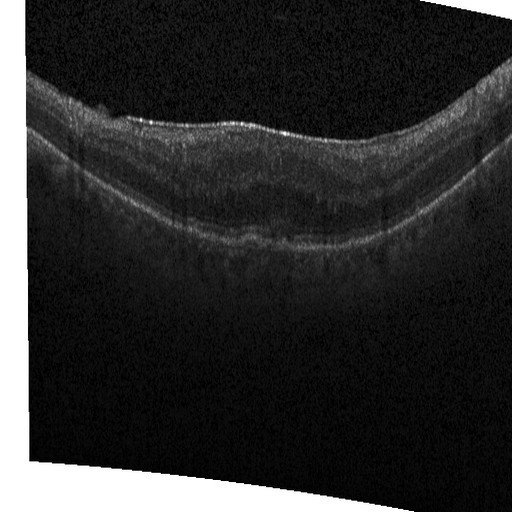
#> input picture src/data/Original_Data/train/DME/DME-224974-1.jpeg, 512 x 512 px; its folder holds only this picture in this run
$ jupyter execute --allow-errors 'task_2_v0 (9).ipynb'
#> lines starting #> are read from the running program, lines starting #| are printed output that depends on the picture; after the words box and inside, x2 and y2 are one past the last pixel; in counts of white or black regions, pixels touching at a corner belong together
[cell 1]
import numpy as np
import cv2
import matplotlib.pyplot as plt

[cell 2]
from glob import glob
from skimage.color import rgb2gray

[cell 3]
train_files = np.array(glob("train/*/*"))

[cell 4]
len(train_files)

[cell 5]
train_files[0]

[cell 6]
img = cv2.imread(train_files[0])
#> img is the input picture: shape (512, 512, 3); min 0, max 255, mean 46.2

[cell 7]
plt.imshow(img)

[cell 8]
# apply gray scale filter
gray = cv2.cvtColor(img, cv2.COLOR_BGR2GRAY)

[cell 9]
plt.imshow(gray,cmap='gray')

[cell 10]
# apply threshold filter
thresh, binary = cv2.threshold(gray, 127, 255, cv2.THRESH_BINARY+cv2.THRESH_OTSU)
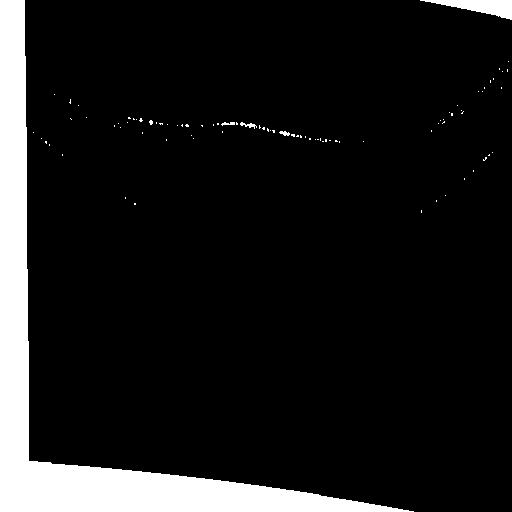
#> binary: shape (512, 512); 10.2% white; 88 white regions (83 under 20 px), largest, box (x1, y1, x2, y2) and area: (0, 0, 414, 512) 25366, (420, 0, 512, 20) 888, (240, 122, 257, 129) 50, (279, 131, 290, 136) 35, (221, 122, 235, 126) 34
#> thresh = 137

[cell 11]
plt.imshow(binary,cmap='gray')

[cell 12]
# initialize a kernel and apply morphology filter

kernel = np.ones((2, 2), np.uint8)

morphology = cv2.morphologyEx(binary, cv2.MORPH_OPEN, kernel)
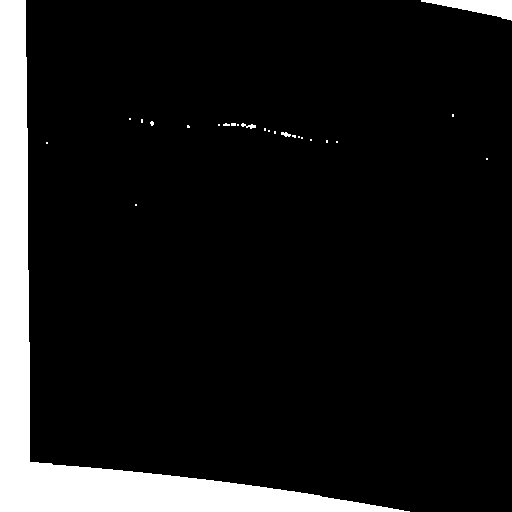
#> morphology: shape (512, 512); 10.2% white; 25 white regions (21 under 20 px)

[cell 13]
plt.imshow(morphology,cmap='gray')

[cell 14]
# find and contour blobs

contours, hierarchy = cv2.findContours(morphology, cv2.RETR_TREE, cv2.CHAIN_APPROX_NONE)
#> contours = 25 contours, 21 with area under 20; largest, box (x1, y1, x2, y2) and area: (0, 0, 410, 512) 24595, (421, 0, 512, 21) 856, (241, 123, 256, 129) 26, (281, 132, 291, 137) 22

contoured = img.copy()

cv2.drawContours(contoured, contours, -1, (0, 255, 0), 3)
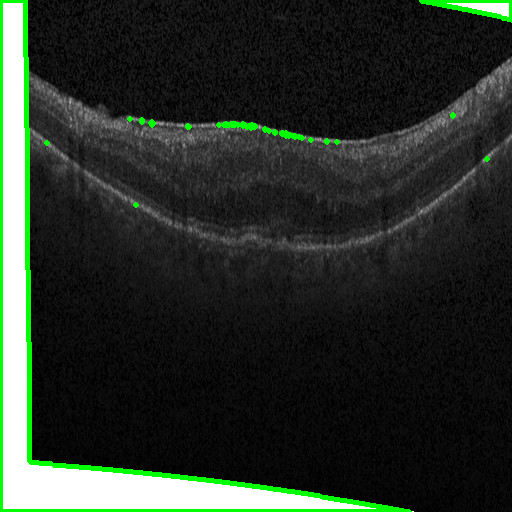
#> contoured: shape (512, 512, 3); 3.23% of pixels changed, all inside (x1, y1, x2, y2) = (0, 0, 512, 512)

[cell 15]
plt.imshow(contoured )

[cell 16]
# crop the empty boundaries from the extracted biggest blob image

biggest_blob = sorted(contours, key=cv2.contourArea, reverse=True)
#> biggest_blob has the same summary as contours

for c in biggest_blob:
    x,y,w,h = cv2.boundingRect(c)
    result = morphology[y:y+h, x:x+w]
    break
#> this loop made 1 pass
#> pass 1, `result = morphology[y:y+h, x:x+w]`:
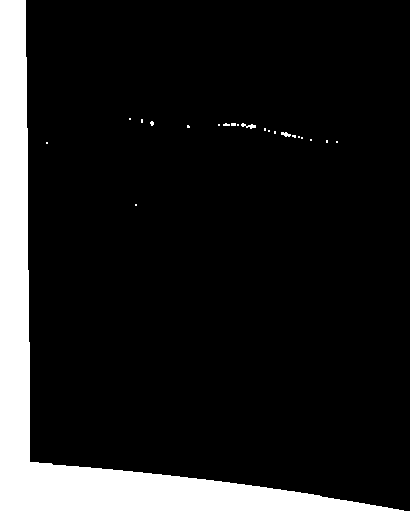
#> result: shape (512, 410); 12.2% white; 22 white regions (19 under 20 px), largest, box (x1, y1, x2, y2) and area: (0, 0, 410, 512) 25489, (241, 123, 256, 129) 44, (281, 132, 291, 137) 33

[cell 17]
plt.imshow(result, cmap='gray')

[cell 18]
# Width and heigth the image
height, width = result.shape
#> height = 512; width = 410

[cell 19]
# Sum the value lines
vertical_px = np.sum(result, axis=0)
#> vertical_px = 410 values, max 130560 at index 0, min 255 at index 404, mean 15981.7

[cell 20]
normalize=vertical_px/255
#> normalize = 410 values, max 512 at index 0, min 1 at index 404, mean 62.67

[cell 21]
# create a black image with zeros
blankImage = np.zeros_like(result)

[cell 22]
# Make the vertical projection histogram
for idx, value in enumerate(normalize):
    cv2.line(blankImage, (idx, 0), (idx, height-int(value)), (255,255,255), 1)
#> this loop made 410 passes
#> value on passes 1 to 3: 512, 512, 512
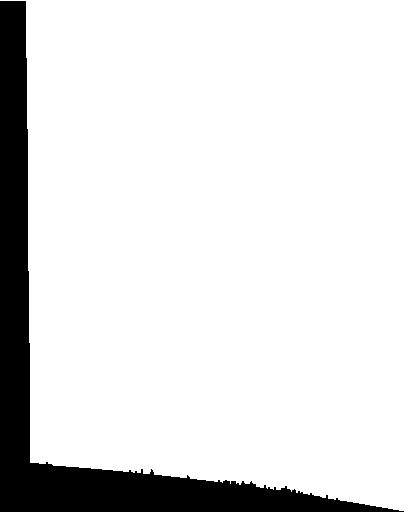
#> blankImage: shape (512, 410); 88% white; 1 black region, box (x1, y1, x2, y2) and area: (0, 1, 404, 512) 25286

$ run again, on src/data/Original_Data/train/healthy/NORMAL-101880-1.jpeg
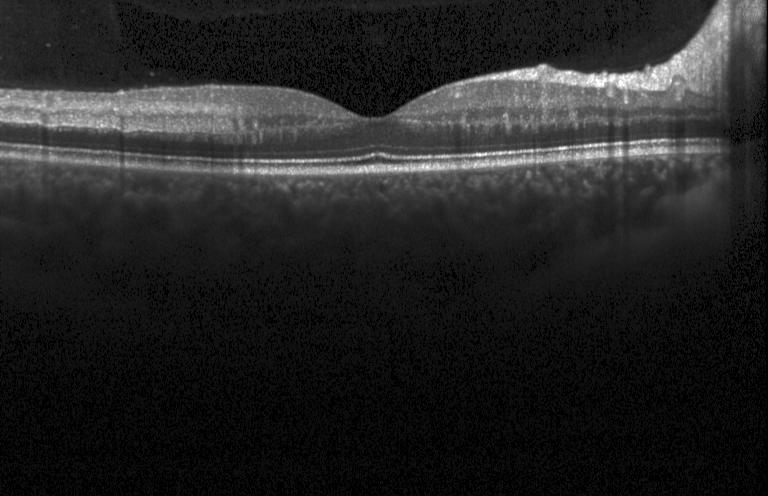
#> input picture src/data/Original_Data/train/healthy/NORMAL-101880-1.jpeg, 768 x 496 px
#> img is the input picture: shape (496, 768, 3); min 0, max 255, mean 36.4
#> `thresh, binary = cv2.threshold(gray, 127, 255, cv2.THRESH_BINARY+cv2.T..`:
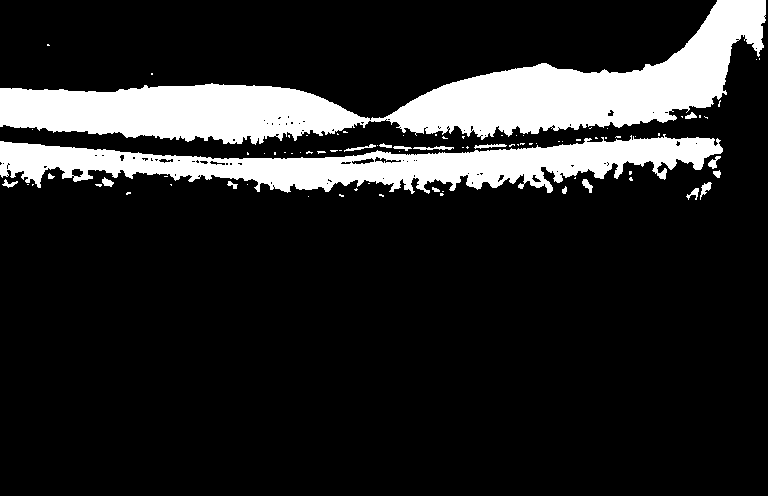
#> binary: shape (496, 768); 15.3% white; 85 white regions (66 under 20 px), largest, box (x1, y1, x2, y2) and area: (0, 0, 766, 145) 36950, (0, 134, 723, 194) 19969, (413, 146, 454, 150) 99
#> thresh = 70
#> morphology: shape (496, 768); 15.2% white; 60 white regions (37 under 20 px)
#> contours = 122 contours, 97 with area under 20; largest, box (x1, y1, x2, y2) and area: (372, 0, 767, 141) 20388, (0, 138, 724, 195) 19238, (0, 84, 371, 145) 15630, (341, 157, 403, 166) 219, (701, 183, 712, 198) 62
#> contoured: shape (496, 768, 3); 6.44% of pixels changed, all inside (x1, y1, x2, y2) = (0, 0, 768, 203)
#> biggest_blob has the same summary as contours
#> the loop `for c in biggest_blob:` made 1 pass
#> (x, y, w, h) on pass 1: (372, 0, 395, 141)
#> vertical_px = 395 values, max 26520 at index 347, min 765 at index 3, mean 13668
#> normalize = 395 values, max 104 at index 347, min 3 at index 3, mean 53.6
#> the loop `for idx, value in enumerate(normalize):` made 395 passes
#> value on passes 1 to 3: 4, 4, 4
#> after the loop `for idx, value in enumerate(normalize):`:
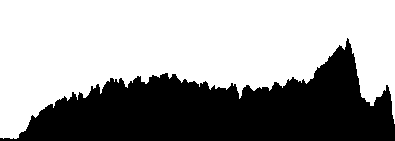
#> blankImage: shape (141, 395); 62.7% white; 1 black region, box (x1, y1, x2, y2) and area: (0, 38, 395, 141) 20777

$ run again, on src/data/Original_Data/train/DME/DME-258763-69.jpeg
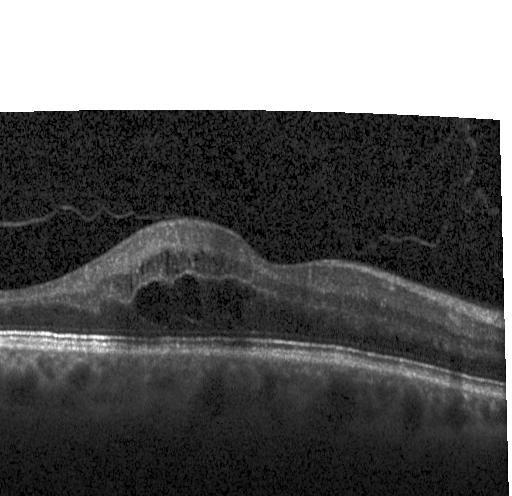
#> input picture src/data/Original_Data/train/DME/DME-258763-69.jpeg, 512 x 496 px
#> img is the input picture: shape (496, 512, 3); min 0, max 255, mean 95.4
#> `thresh, binary = cv2.threshold(gray, 127, 255, cv2.THRESH_BINARY+cv2.T..`:
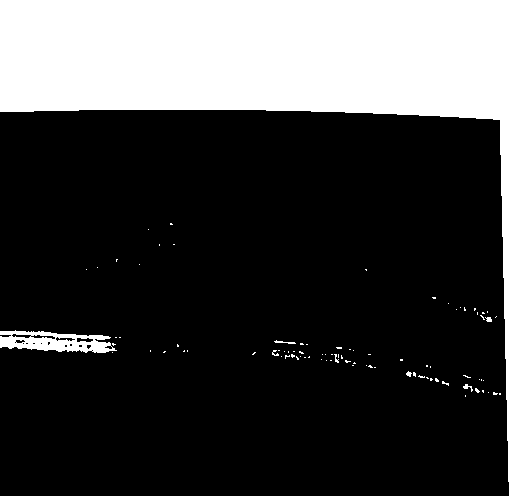
#> binary: shape (496, 512); 24.7% white; 89 white regions (81 under 20 px), largest, box (x1, y1, x2, y2) and area: (0, 0, 512, 496) 60489, (0, 330, 117, 353) 1621, (274, 340, 296, 344) 38
#> thresh = 148
#> morphology: shape (496, 512); 24.6% white; 42 white regions (37 under 20 px)
#> contours = 52 contours, 48 with area under 20; largest, box (x1, y1, x2, y2) and area: (0, 0, 512, 496) 59617, (0, 332, 116, 354) 1496, (77, 338, 95, 344) 64, (15, 340, 27, 346) 36
#> contoured: shape (496, 512, 3); 4.28% of pixels changed, all inside (x1, y1, x2, y2) = (0, 0, 512, 496)
#> biggest_blob has the same summary as contours
#> the loop `for c in biggest_blob:` made 1 pass
#> vertical_px = 512 values, max 126480 at index 510, min 28305 at index 116, mean 31149.3
#> normalize = 512 values, max 496 at index 510, min 111 at index 116, mean 122.2
#> the loop `for idx, value in enumerate(normalize):` made 512 passes
#> value on passes 1 to 3: 129, 129, 129
#> `img_concate = cv2.vconcat( [img,  cv2.cvtColor(blankImage, cv2.COLOR_B..`:
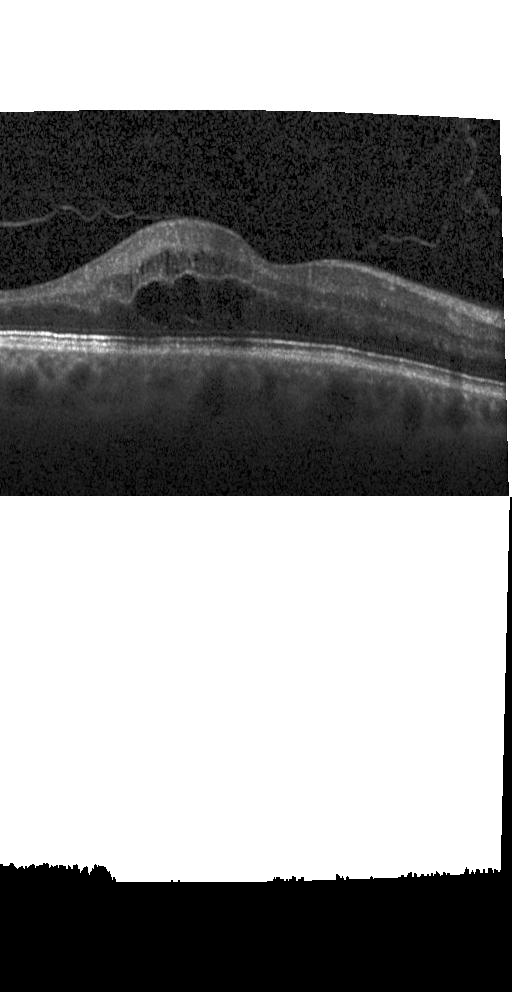
#> img_concate: shape (992, 512, 3); min 0, max 255, mean 144
